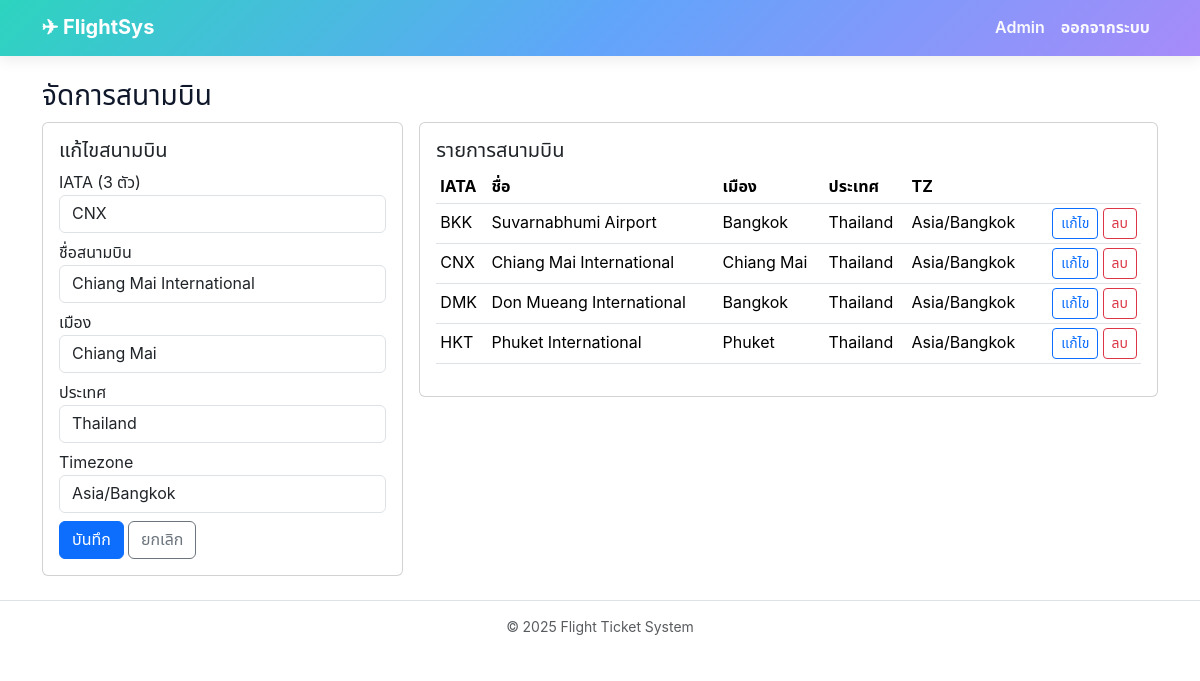
The app's page /admin/airports.php?edit=4 (signed in) with its own data.
### tables this page shows
CREATE TABLE airports (
  id INT AUTO_INCREMENT PRIMARY KEY,
  iata_code CHAR(3) NOT NULL UNIQUE,
  name VARCHAR(150) NOT NULL,
  city VARCHAR(100),
  country VARCHAR(100),
  timezone VARCHAR(64) DEFAULT 'UTC'
);

### admin/airports.php (the view, shortened to what this page needs)
<?php
require_once __DIR__.'/../config/db.php';
$mode = 'create';
$edit = null;
if (isset($_GET['edit'])) {
  $mode = 'update';
  $q = $pdo->prepare("SELECT * FROM airports WHERE id=?");
  $q->execute([(int)$_GET['edit']]);
  $edit = $q->fetch();
}
$rows = $pdo->query("SELECT * FROM airports ORDER BY iata_code")->fetchAll();
require_once __DIR__.'/../includes/header.php';
?>
<h3>จัดการสนามบิน</h3>
<div class="row g-3">
  <div class="col-md-4">
    <div class="card">
      <div class="card-body">
        <h5><?= $mode==='create' ? 'เพิ่มสนามบิน' : 'แก้ไขสนามบิน' ?></h5>
        <form method="post">
          <div class="mb-2"><label>IATA (3 ตัว)</label>
            <input class="form-control" name="iata_code" maxlength="3" required value="<?= $edit['iata_code'] ?? '' ?>"></div>
          <div class="mb-2"><label>ชื่อสนามบิน</label>
            <input class="form-control" name="name" required value="<?= $edit['name'] ?? '' ?>"></div>
          <div class="mb-2"><label>เมือง</label>
            <input class="form-control" name="city" value="<?= $edit['city'] ?? '' ?>"></div>
          <div class="mb-2"><label>ประเทศ</label>
            <input class="form-control" name="country" value="<?= $edit['country'] ?? '' ?>"></div>
          <div class="mb-2"><label>Timezone</label>
            <input class="form-control" name="timezone" value="<?= $edit['timezone'] ?? 'Asia/Bangkok' ?>"></div>
          <button class="btn btn-primary"><?= $mode==='create' ? 'เพิ่ม' : 'บันทึก' ?></button>
          <?php if($mode==='update'): ?><a href="airports.php" class="btn btn-outline-secondary">ยกเลิก</a><?php endif; ?>
        </form>
      </div>
    </div>
  </div>
  <div class="col-md-8">
    <div class="card">
      <div class="card-body">
        <h5>รายการสนามบิน</h5>
        <table class="table table-sm align-middle">
          <thead><tr><th>IATA</th><th>ชื่อ</th><th>เมือง</th><th>ประเทศ</th><th>TZ</th><th></th></tr></thead>
          <tbody>
          <?php foreach($rows as $r): ?>
            <tr>
              <td><?= htmlspecialchars($r['iata_code']) ?></td>
              <td><?= htmlspecialchars($r['name']) ?></td>
              <td><?= htmlspecialchars($r['city']) ?></td>
              <td><?= htmlspecialchars($r['country']) ?></td>
              <td><?= htmlspecialchars($r['timezone']) ?></td>
              <td class="text-end">
                <a class="btn btn-sm btn-outline-primary" href="?edit=<?= $r['id'] ?>">แก้ไข</a>
                <form method="post" class="d-inline" onsubmit="return confirm('ลบสนามบินนี้?')">
                  <button class="btn btn-sm btn-outline-danger">ลบ</button>
                </form>
              </td>
            </tr>
          <?php endforeach; ?>
          </tbody>
        </table>
      </div>
    </div>
  </div>
</div>
<?php require_once __DIR__.'/../includes/footer.php'; ?>

### assets/css/style.css (style rules this page uses)
:root { --brand:#2563eb; --gradient: linear-gradient(135deg,#2dd4bf 0%, #60a5fa 50%, #a78bfa 100%); }
body { font-family: "Noto Sans Thai","Inter",system-ui,-apple-system,"Segoe UI",Roboto,"Helvetica Neue",Arial,"Noto Sans",sans-serif; color:#0f172a; }

### records on screen
airports: iata_code "CNX", name "Chiang Mai International", city "Chiang Mai", country "Thailand", timezone "Asia/Bangkok"
airports: iata_code "BKK", name "Suvarnabhumi Airport", city "Bangkok", country "Thailand", timezone "Asia/Bangkok"
airports: iata_code "DMK", name "Don Mueang International", city "Bangkok", country "Thailand", timezone "Asia/Bangkok"
airports: iata_code "HKT", name "Phuket International", city "Phuket", country "Thailand", timezone "Asia/Bangkok"
